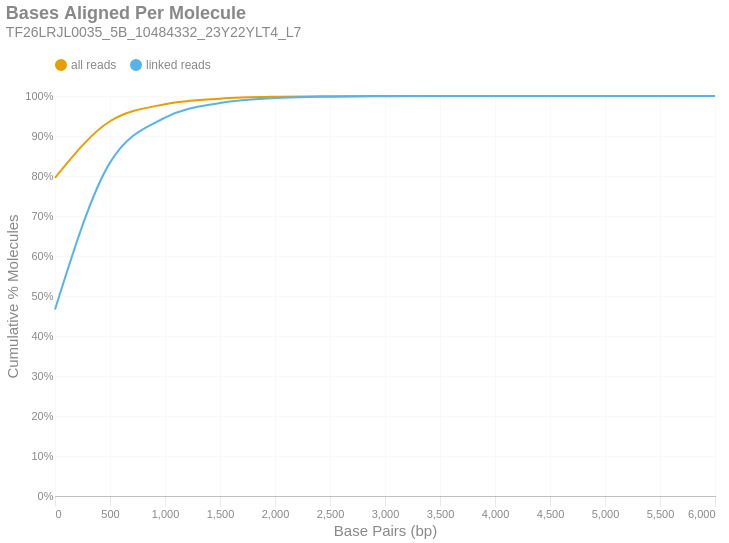

The notebook cell saved with this chart:
### Markdown cell above
### Bases Aligned Per Molecule
This is a cumulative frequency distribution showing the number of base pairs aligned per unique molecule. These data are shown in 500 bp bins. There are two distributions: one with `all reads` (yellow) and another with only `linked reads` (blue). The percent of molecules in the `linked reads` distribution is relative to the total number of linked molecules.

### Code cell
if SKIPLR:
    print_html(f"Skipped")
else:
    binned_df = consolidated_hist(valids['aligned_bp'], mask, 500, True)
    with SafeRender(binned_df):
        (
            density_plot(binned_df, 'Bases Aligned Per Molecule', samplename, 'basesper')
            .encode(
                x=alt.X('bin:Q', title="Base Pairs (bp)").axis(tickMinStep=500).scale(padding=0),
                y=alt.Y('value:Q', title='Cumulative % Molecules')
                    .axis(format='%')
                    .scale(domain = [0,1])
                    .stack(False),
                color=alt.Color("key:N").scale(domain = ["all reads", "linked reads"]),
                tooltip = [
                    alt.Tooltip("key:N", title = "Data Type"),
                    alt.Tooltip("range_label:N", title="Bases Aligned Per Molecule"),
                    alt.Tooltip("value:Q", format = ".2%", title="% Molecules (Cum.)")
                ]
            )
        ).display()

### Figure 1 — Vega-Lite specification as saved in the notebook (floating-point values rounded to 4 significant figures)
{"width": "container", "height": 400, "config": {"title": {"anchor": "start", "dy": -15, "fontSize": 18, "color": "#888888", "subtitleColor": "#888888", "subtitleFontSize": 14}, "arc": {"fill": "#0072B2"}, "axis": {"domainColor": "#888888", "domainWidth": 0.5, "gridWidth": 0.2, "grid": false, "titleFontWeight": 400, "titleFontSize": 15, "labelFontSize": 11, "labelColor": "#888888", "tickColor": "#888888", "tickWidth": 0.2, "titleColor": "#888888"}, "axisBand": {"grid": false}, "axisX": {"grid": true, "tickSize": 10, "domainCap": "round"}, "axisY": {"domain": false, "grid": true, "tickSize": 0, "domainCap": "round"}, "background": "transparent", "header": {"labelFontSize": 15, "labelColor": "#888888", "titleFontSize": 15, "titleFontWeight": 600, "titleColor": "#888888"}, "legend": {"labelFont": "sans-serif", "labelFontSize": 12, "labelColor": "#888888", "symbolSize": 100, "symbolType": "circle", "titleFontSize": 12, "titlePadding": 10, "titleColor": "#888888", "title": null, "orient": "top"}, "range": {"category": ["#E69F00", "#56B4E9", "#009E73", "#F0E442", "#0072B2", "#D55E00", "#CC79A7", "#000000"], "diverging": ["#cfe8f3", "#a2d4ec", "#73bfe2", "#46abdb", "#1696d2", "#12719e"]}, "area": {"fill": "#0072B2", "fillOpacity": 0.7, "line": true, "strokeOpacity": 0.7}, "line": {"color": "#0072B2", "stroke": "#0072B2", "strokeWidth": 2}, "trail": {"color": "#0072B2", "stroke": "#0072B2", "strokeWidth": 0, "size": 1}, "point": {"filled": true, "fillOpacity": 1.0, "size": 95}, "text": {"color": "#888888", "fontSize": 11, "align": "right", "fontWeight": 400, "size": 11}, "bar": {"fill": "#0072B2", "stroke": null}, "view": {"stroke": null, "continuousWidth": 660, "continuousHeight": 400}}, "data": {"name": "data-1ecabf5020b0d2436a9e5290f38d0322"}, "mark": {"type": "line", "interpolate": "monotone", "point": {"opacity": 0, "size": 275}}, "encoding": {"color": {"field": "key", "scale": {"domain": ["all reads", "linked reads"]}, "type": "nominal"}, "tooltip": [{"field": "key", "title": "Data Type", "type": "nominal"}, {"field": "range_label", "title": "Bases Aligned Per Molecule", "type": "nominal"}, {"field": "value", "format": ".2%", "title": "% Molecules (Cum.)", "type": "quantitative"}], "x": {"axis": {"tickMinStep": 500}, "field": "bin", "scale": {"padding": 0}, "title": "Base Pairs (bp)", "type": "quantitative"}, "y": {"axis": {"format": "%"}, "field": "value", "scale": {"domain": [0, 1]}, "stack": false, "title": "Cumulative % Molecules", "type": "quantitative"}}, "params": [{"name": "param_c36ac31b6afebe62", "select": {"type": "point", "fields": ["key"]}, "bind": "legend"}], "title": {"text": "Bases Aligned Per Molecule", "subtitle": "TF26LRJL0035_5B_10484332_23Y22YLT4_L7"}, "transform": [{"fold": ["all reads (cumsum)", "linked reads (cumsum)"]}, {"calculate": "replace(datum.key, ' (cumsum)', '')", "as": "key"}, {"filter": {"param": "param_c36ac31b6afebe62"}}], "usermeta": {"embedOptions": {"downloadFileName": "TF26LRJL0035_5B_10484332_23Y22YLT4_L7.basesper"}}, "$schema": "https://vega.github.io/schema/vega-lite/v6.4.1.json", "datasets": {"data-1ecabf5020b0d2436a9e5290f38d0322": [{"bin": "0.0", "interval": "0.0-500.0", "all reads": 0.7955, "linked reads": 0.4663, "all reads (cumsum)": 0.7955, "linked reads (cumsum)": 0.4663, "range_label": "0-499"}, {"bin": "500.0", "interval": "500.0-1000.0", "all reads": 0.1414, "linked reads": 0.3671, "all reads (cumsum)": 0.9368, "linked reads (cumsum)": 0.8334, "range_label": "500-999"}, {"bin": "1000.0", "interval": "1000.0-1500.0", "all reads": 0.04262, "linked reads": 0.1124, "all reads (cumsum)": 0.9795, "linked reads (cumsum)": 0.9457, "range_label": "1000-1499"}, {"bin": "1500.0", "interval": "1500.0-2000.0", "all reads": 0.01393, "linked reads": 0.0368, "all reads (cumsum)": 0.9934, "linked reads (cumsum)": 0.9826, "range_label": "1500-1999"}, {"bin": "2000.0", "interval": "2000.0-2500.0", "all reads": 0.004667, "linked reads": 0.01233, "all reads (cumsum)": 0.9981, "linked reads (cumsum)": 0.9949, "range_label": "2000-2499"}, {"bin": "2500.0", "interval": "2500.0-3000.0", "all reads": 0.001306, "linked reads": 0.00345, "all reads (cumsum)": 0.9994, "linked reads (cumsum)": 0.9983, "range_label": "2500-2999"}, {"bin": "3000.0", "interval": "3000.0-3500.0", "all reads": 0.0004109, "linked reads": 0.001086, "all reads (cumsum)": 0.9998, "linked reads (cumsum)": 0.9994, "range_label": "3000-3499"}, {"bin": "3500.0", "interval": "3500.0-4000.0", "all reads": 0.0001449, "linked reads": 0.0003829, "all reads (cumsum)": 0.9999, "linked reads (cumsum)": 0.9998, "range_label": "3500-3999"}, {"bin": "4000.0", "interval": "4000.0-4500.0", "all reads": 5.663e-05, "linked reads": 0.0001496, "all reads (cumsum)": 1.0, "linked reads (cumsum)": 0.9999, "range_label": "4000-4499"}, {"bin": "4500.0", "interval": "4500.0-5000.0", "all reads": 1.289e-05, "linked reads": 3.405e-05, "all reads (cumsum)": 1.0, "linked reads (cumsum)": 1.0, "range_label": "4500-4999"}, {"bin": "5000.0", "interval": "5000.0-5500.0", "all reads": 5.468e-06, "linked reads": 1.445e-05, "all reads (cumsum)": 1.0, "linked reads (cumsum)": 1.0, "range_label": "5000-5499"}, {"bin": "5500.0", "interval": "5500.0-6000.0", "all reads": 1.562e-06, "linked reads": 4.128e-06, "all reads (cumsum)": 1.0, "linked reads (cumsum)": 1.0, "range_label": "5500-5999"}, {"bin": "6000.0", "interval": "6000.0-6500.0", "all reads": 3.906e-07, "linked reads": 1.032e-06, "all reads (cumsum)": 1.0, "linked reads (cumsum)": 1.0, "range_label": "6000-6499"}]}}
